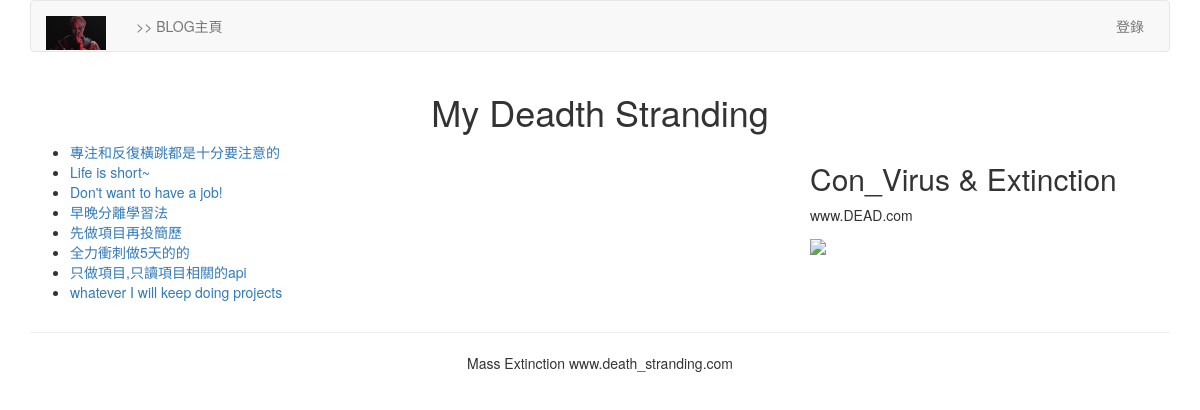
The page /blog/ on the database as committed earlier.
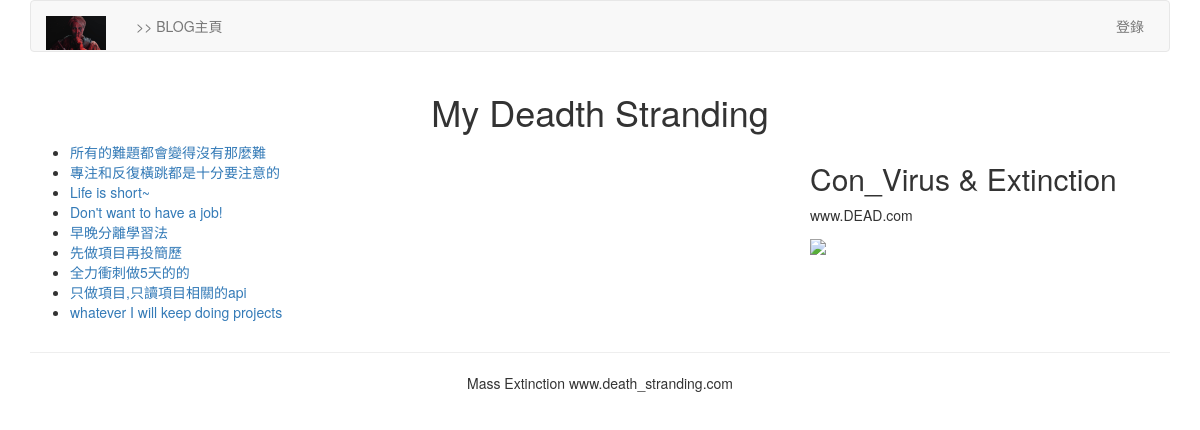
The same page on the database as committed later.
### blog/models.py (models this page shows, shortened)
class BlogArticles(models.Model):
    title = models.CharField(max_length=300)
    author = models.ForeignKey(User, on_delete=models.CASCADE, related_name='blog_posts')
    body = models.TextField()
    publish = models.DateTimeField(default=timezone.now)
    class Meta:
        ordering = ('-publish',)

### blog/views.py (the view)
# urls.py: path('',views.blog_title,name='blog_title'),
def blog_title(request):
    blogs = BlogArticles.objects.all()
    return render(request,'blog/titles.html',{'blogs':blogs})

### templates/blog/titles.html (shortened to what this page needs)
{% extends "base.html" %}
{% block content %}
<div class="row text-center vertical-middle-sm">
    <h1>My Deadth Stranding</h1>
</div>
<div class="row">
    <div class="col-xs-12 col-md-8">
    <ul>
    {% for blog in blogs %}
        <li><a href="{{ blog.id }}">{{ blog.title }}</a></li>
    {% endfor %}
    </ul>
    </div>
    <div class="col-xs-6 col-md-4">
    <h2>Con_Virus & Extinction</h2>
    <p>   www.DEAD.com</p>
    <img width="318px" src="https://www.3dmgame.com/uploads/allimg/160616/317-160616143428.jpg">
    </div>
</div>
{% endblock %}

### templates/base.html (shortened to what this page needs)
{% load static %}
<!DOCTYPE html>
<html lang="zh-cn">
<head>
    <link rel="stylesheet" href="{% static 'css/bootstrap.css' %}">
    </head>
    <body>
        {% include 'header.html' %}
        <div class="container">
            {% block content %} {% endblock %}
        </div>
        {% include "footer.html" %}
    </body>
</html>

### templates/header.html (shortened to what this page needs)
{% load static %}
<div class="container">
    <nav class="navbar navbar-default" role="navigation">
        <div class="navbar-header">
            <a class="navbar-brand" href="https://tzfile.com">
                <img src="{% static '/images/logo.png' %}" height='34px' width="60px" alt='No Pic'>
            </a>
        </div>
        <div>
            <ul class="nav navbar-nav" role="navigation">
                <li><a href="{% url 'blog:blog_title' %}">>> BLOG主頁</a></li>
            </ul>
            <ul class="nav navbar-nav navbar-right" style="margin-right:10px">
           {% if user.is_authenticated %}
           <li>
           <div class="dropdown" style="margin-top:8px">
                        <button class='btn btn-default dropdown-toggle' type='button' id='dropdownMenu' data-toggle='dropdown'>{{ user.username.upper }}
                            <span class='caret'></span>
                        </button>
                        <ul class="dropdown-menu">
                            <li><a href="{% url 'account:password_change' %}">修改密码</a></li>
                            <li><a href="{% url 'account:my_information' %}">个人信息</a></li>
                        </ul.
           <li><a href="{% url 'account:user_logout' %}">退出</a></li>
           {% else %}
            <li><a href="{% url 'account:user_login' %}">登錄</a></li>
            {% endif %}
            </ul>
        </div>
    </nav>
</div>

### templates/footer.html
<div class="container"> <hr>
    <p class="text-center">Mass Extinction  www.death_stranding.com</p>
</div>

Rows that differ between the two databases and show on the page:
added BlogArticles: title "所有的難題都會變得沒有那麼難"
